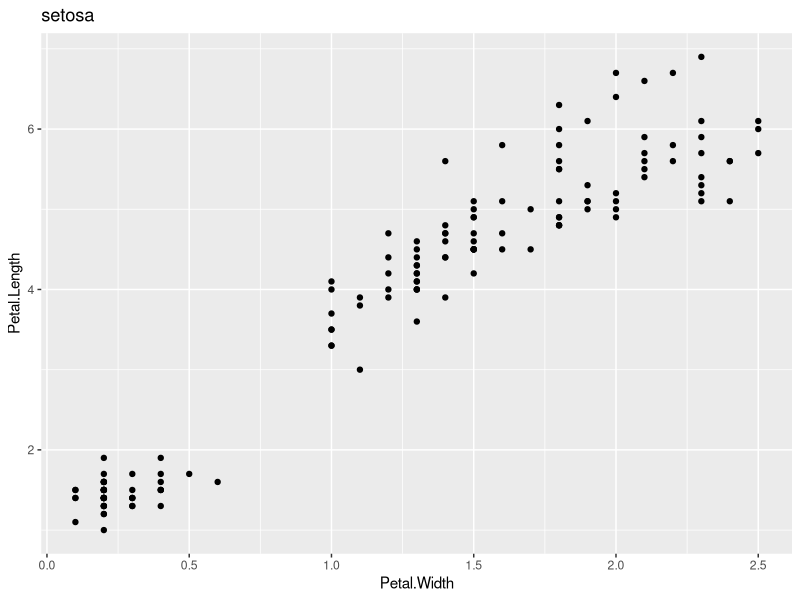
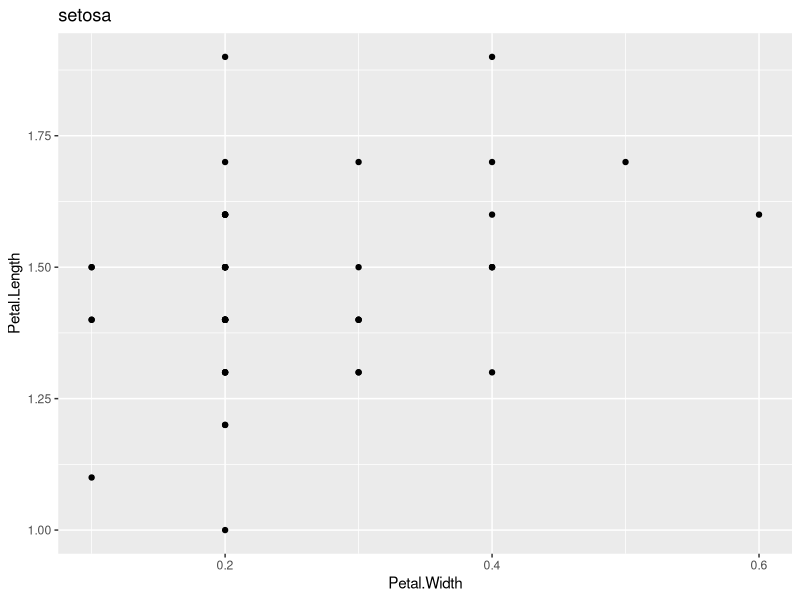
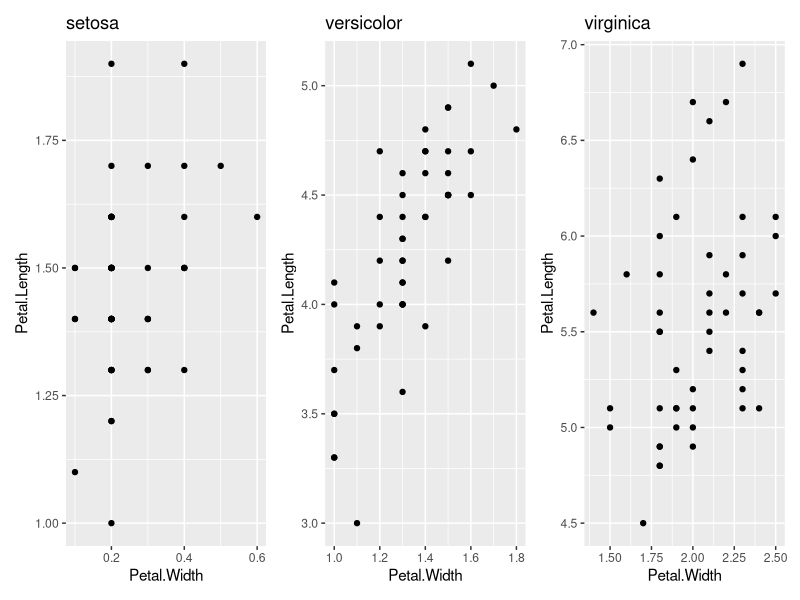

R code for these plots, in order:
library(tidyverse)
library(patchwork)

myPlotFunc <- function(dat) {
    ggplot(dat,
           aes(x = Petal.Width, y = Petal.Length)) +
        geom_point() +
        ggtitle(unique(dat$Species))
}

## all data
iris %>% myPlotFunc()

## group_split then map to plot each (purrr::map)
temp <- iris %>%
    group_split(Species) %>%
    map(myPlotFunc)
temp[[1]]


## or use an anonymous function with the ~
temp <- iris %>%
    group_split(Species) %>%
    map(~ggplot(.,
               aes(x = Petal.Width, y = Petal.Length)) +
            geom_point() +
            ggtitle(unique(.$Species)))
temp[[1]] + temp[[2]] + temp[[3]]



